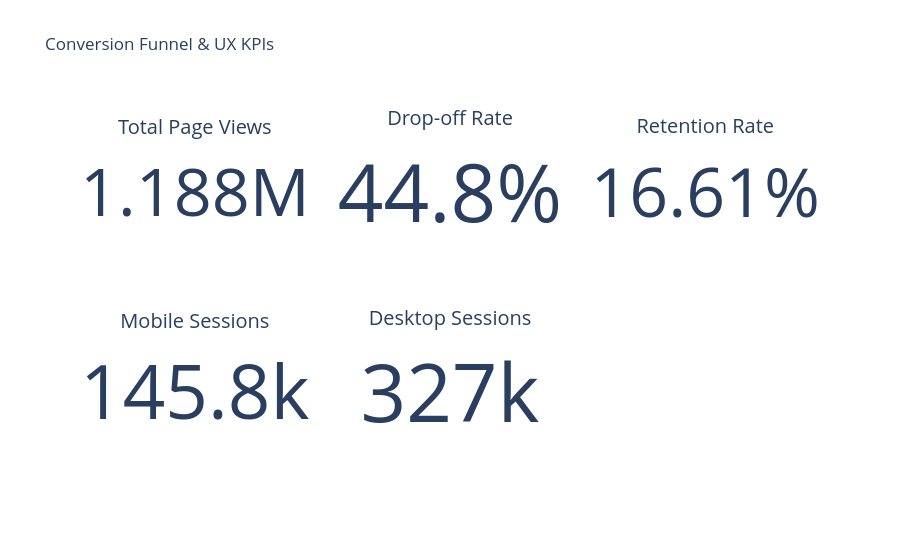

Notebook cell for this chart:
### Markdown cell above
### KPI Dashboard Visualization

### Code cell
import plotly.graph_objects as go

fig = go.Figure()

fig.add_trace(go.Indicator(
    mode="number",
    value=total_page_views,
    title={"text": "Total Page Views"},
    domain={"row": 0, "column": 0}
))

fig.add_trace(go.Indicator(
    mode="number",
    value=drop_off_rate * 100,
    number={"suffix": "%"},
    title={"text": "Drop-off Rate"},
    domain={"row": 0, "column": 1}
))

fig.add_trace(go.Indicator(
    mode="number",
    value=retention_rate * 100,
    number={"suffix": "%"},
    title={"text": "Retention Rate"},
    domain={"row": 0, "column": 2}
))

fig.add_trace(go.Indicator(
    mode="number",
    value=mobile_sessions,
    title={"text": "Mobile Sessions"},
    domain={"row": 1, "column": 0}
))

fig.add_trace(go.Indicator(
    mode="number",
    value=desktop_sessions,
    title={"text": "Desktop Sessions"},
    domain={"row": 1, "column": 1}
))

fig.update_layout(
    grid={"rows": 2, "columns": 3},
    title="Conversion Funnel & UX KPIs"
)

fig.show()

### Figure 1 — Plotly figure (JSON) as saved in the notebook; plotly's stock layout.template omitted (floating-point values rounded to 4 significant figures)
{"data": [{"domain": {"column": 0, "row": 0}, "mode": "number", "title": {"text": "Total Page Views"}, "type": "indicator", "value": 1188124}, {"domain": {"column": 1, "row": 0}, "mode": "number", "number": {"suffix": "%"}, "title": {"text": "Drop-off Rate"}, "type": "indicator", "value": 44.76}, {"domain": {"column": 2, "row": 0}, "mode": "number", "number": {"suffix": "%"}, "title": {"text": "Retention Rate"}, "type": "indicator", "value": 16.61}, {"domain": {"column": 0, "row": 1}, "mode": "number", "title": {"text": "Mobile Sessions"}, "type": "indicator", "value": 145844}, {"domain": {"column": 1, "row": 1}, "mode": "number", "title": {"text": "Desktop Sessions"}, "type": "indicator", "value": 327027}], "layout": {"grid": {"columns": 3, "rows": 2}, "title": {"text": "Conversion Funnel & UX KPIs"}}}
